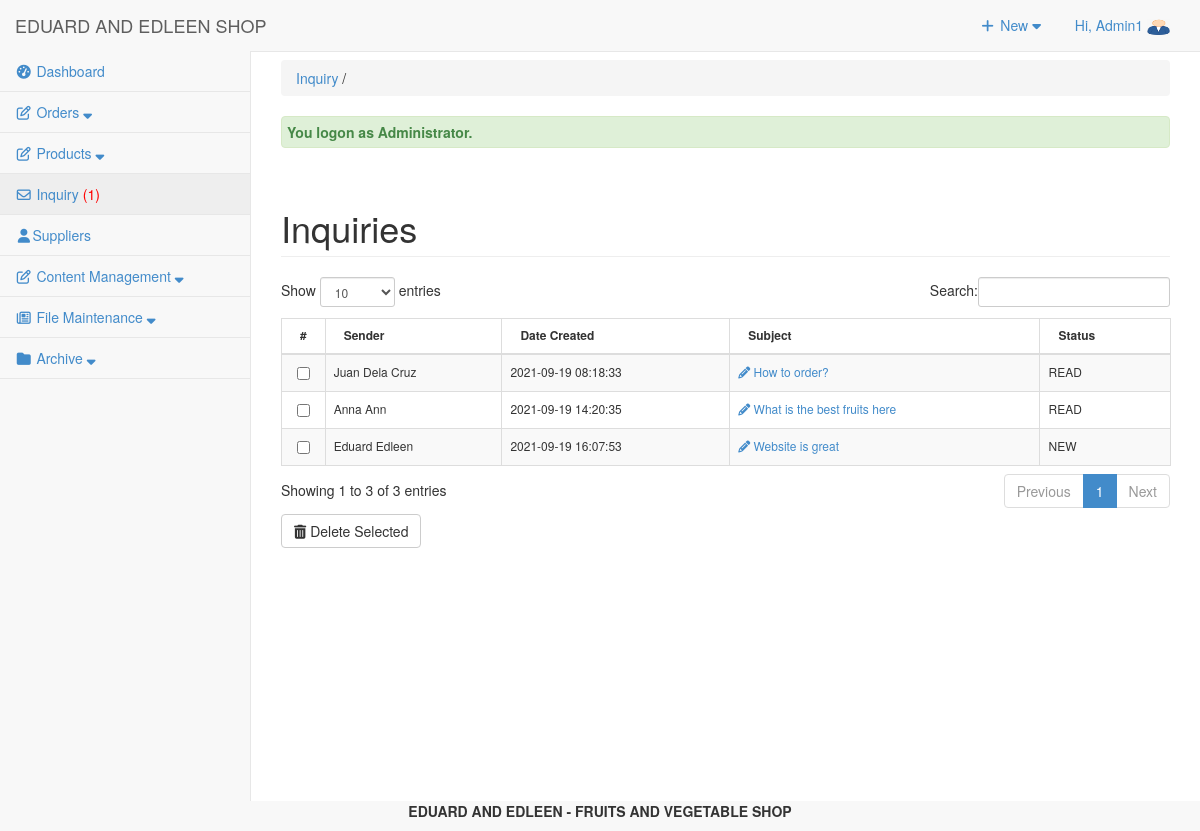
The page /admin/inquiry/index.php (signed in) on the database its author committed.
### tables this page shows
CREATE TABLE `tbluseraccount` (
  `USERID` int(11) NOT NULL,
  `U_NAME` varchar(122) NOT NULL,
  `U_USERNAME` varchar(122) NOT NULL,
  `U_PASS` varchar(122) NOT NULL,
  `U_ROLE` varchar(30) NOT NULL,
  `USERIMAGE` varchar(255) NOT NULL,
  `U_STATUS` varchar(255) NOT NULL DEFAULT 'Active'
);

CREATE TABLE `tblinquiry` (
  `INQID` int(11) NOT NULL,
  `INQNAME` varchar(255) NOT NULL,
  `INQEMAIL` varchar(255) NOT NULL,
  `INQSUBJ` varchar(255) NOT NULL,
  `INQMSG` varchar(255) NOT NULL,
  `INQDATECREATED` varchar(255) NOT NULL,
  `INQSTATUS` varchar(255) NOT NULL
);

### admin/inquiry/index.php (called while the page is built, shortened)
<?php
require_once("../../include/initialize.php");
$view = (isset($_GET['view']) && $_GET['view'] != '') ? $_GET['view'] : '';
	$header=$view;
	$title="Inquiry";
	switch ($view) {
  	default :
	$title="Inquiry";
	}
require_once ("../theme/templates.php");
?>

### include/database.php (called while the page is built, shortened)
<?php
class Database {
	var $sql_string = '';
	private $conn;
	public function open_connection() {
		$this->conn = mysqli_connect(server,user,pass);
		if(!$this->conn){
			echo "Problem in database connection! Contact administrator!";
			exit();
		}else{
			$db_select = mysqli_select_db($this->conn,database_name);
		}
	}
	function setQuery($sql='') {
		$this->sql_string=$sql;
	}
	function executeQuery() {
		$result = mysqli_query($this->conn,$this->sql_string);
		return $result;
	}
	private function confirm_query($result) {
		return $result;
	}
	function loadResultList( $key='' ) {
		$cur = $this->executeQuery();
		$array = array();
		while ($row = mysqli_fetch_object($cur)) {
			if ($key) {
				$array[$row->$key] = $row;
			} else {
				$array[] = $row;
			}
		}
		return $array;
	}
	function loadSingleResult() {
		$cur = $this->executeQuery();
		while ($row = mysqli_fetch_object($cur)) {
		return $data = $row;
		}
	}
	public function num_rows($result_set) {
		return mysqli_num_rows($result_set);
	}
}
$mydb = new Database();
?>

### include/accounts.php (called while the page is built, shortened)
<?php
require_once(LIB_PATH.DS.'database.php');
class User {
	protected static  $tblname = "tbluseraccount";
	function single_user($id=""){
			global $mydb;
			$mydb->setQuery("SELECT * FROM ".self::$tblname."
				Where USERID= '{$id}' LIMIT 1");
			$cur = $mydb->loadSingleResult();
			return $cur;
	}
}
?>

### admin/inquiry/list.php (the view, shortened to what this page needs)
<div class="row">
     	 <div class="col-lg-12">
          <h1 class="page-header">Inquiries</h1>
     		</div>
 		 </div>
	    <form action="inquirycontroller.php?action=delete" Method="POST">
	    <div class="table-responsive">
		<table id="dash-table"  class="table table-striped table-bordered table-hover "  style="font-size:12px" cellspacing="0" >
	    <thead>
		  	<tr>
		  		<th width="1%">#</th>
                      <th>Sender</th>
		  		<th>Date Created</th>
                      <th>Subject</th>
                      <th>Status</th>
		  	</tr>
		  </thead>
	  <tbody>
		  	<?php
		  		$query = "SELECT * FROM `tblinquiry` ";
                  $mydb->setQuery($query);
                  $cur = $mydb->loadResultList();
                foreach ($cur as $result) {
                  echo '<tr>';
                  echo '<td width="1%" align="center"><input type="checkbox" name="selector[]" id="selector[]" value="'.$result->INQID. '"/></td>';
                  echo '<td>'.$result->INQNAME.'</td>';
                echo '<td>'. $result->INQDATECREATED.'</td>';
                  echo '<td><a title="edit" href="'.web_root.'admin/inquiry/index.php?view=edit&id='.$result->INQID.'"><i class="fa fa-pencil "></i> '.$result->INQSUBJ.' </a></td>';
                  echo '<td>'. $result->INQSTATUS.'</td>';
                  echo '</tr>';
		  	    }
		  	?>
		  </tbody>
		</table>
		<div class="btn-group">
		  <button type="submit" class="btn btn-default" name="delete"><i class="fa fa-trash fw-fa"></i> Delete Selected</button>
		</div>
		</div>
		</form>

### admin/theme/templates.php (shortened to what this page needs)
<!DOCTYPE html>
<html lang="en">
<head>
<link href="<?php echo web_root; ?>admin/css/bootstrap.min.css" rel="stylesheet">
<link href="<?php echo web_root; ?>admin/css/metisMenu.min.css" rel="stylesheet">
<link href="<?php echo web_root; ?>admin/css/timeline.css" rel="stylesheet">
<link href="<?php echo web_root; ?>admin/css/sb-admin-2.css" rel="stylesheet">
<link href="<?php echo web_root; ?>admin/font/css/font-awesome.min.css" rel="stylesheet" type="text/css">
<link href="<?php echo web_root; ?>admin/font/font-awesome.min.css" rel="stylesheet" type="text/css">
<link href="<?php echo web_root; ?>admin/css/dataTables.bootstrap.css" rel="stylesheet">
<link href="<?php echo web_root; ?>css/bootstrap-datetimepicker.min.css" rel="stylesheet" media="screen">
<link href="<?php echo web_root; ?>css/datepicker.css" rel="stylesheet" media="screen">
<link href="<?php echo web_root; ?>admin/css/costum.css" rel="stylesheet">
<link href="<?php echo web_root; ?>admin/css/ekko-lightbox.css" rel="stylesheet">
</head>
  <?php
    $query = "SELECT * FROM tblsummary WHERE ORDEREDSTATS = 'Pending'";
    $mydb->setQuery($query);
    $query = "SELECT * FROM tblinquiry WHERE INQSTATUS = 'NEW'";
    $mydb->setQuery($query);
    $cur = $mydb->executeQuery();
    $rowscount = $mydb->num_rows($cur);
    $res = isset($rowscount)? $rowscount : 0;
    if($res>0){
    $inquiry = '<span style="color:red;">('.$res.')</span>';
    }else{
        $inquiry = '<span> ('.$res.')</span>';
    }
?>
<body>
   <div id="wrapper">
        <nav class="navbar navbar-default navbar-static-top  " role="navigation" style="margin-bottom: 0">
            <div class="navbar-header">
                 <a class="navbar-brand"  href="<?php echo web_root; ?>admin/index.php" >EDUARD AND EDLEEN SHOP</a>
            </div>
            <ul class="nav navbar-top-links navbar-right">
                 <li class="dropdown">
                    <a class="dropdown-toggle" data-toggle="dropdown" href="#">
                        <i class="fa fa-plus fa-fw"></i> New  <i class="fa fa-caret-down"></i>
                    </a>
                </li>
<?php
 $user = New User();
$singleuser = $user->single_user($_SESSION['USERID']);
?>
                <li class="dropdown">
                    <a class="dropdown-toggle" data-toggle="dropdown" href="#">
                        Hi, <?php echo $_SESSION['U_NAME']; ?> <img title="profile image" width="23px" height="17px" src="<?php echo web_root.'admin/user/'.$singleuser ->USERIMAGE ?>">
                    </a>
                </li>
            </ul>
            <div class="navbar-default sidebar" role="navigation">
                <div class="sidebar-nav navbar-collapse">
                    <ul class="nav" id="side-menu">
                        <li>
                             <a href="<?php echo web_root; ?>admin/dashboard/"><i class="fa fa-tachometer fa-fw"></i>  Dashboard </a>
                        </li>
                        <li class="nav-item">
                            <a class="nav-link" data-toggle="collapse" href="#collapseExample4" aria-expanded="false" aria-controls="collapseExample">
                                <i class="fa fa-pencil-square-o fa-fw"></i><span class="menu-orders"> Orders <i class="fa fa-sort-down"></i></span>
                            </a>
                        </li>
                        <li class="nav-item">
                            <a class="nav-link" data-toggle="collapse" href="#collapseExample5" aria-expanded="false" aria-controls="collapseExample">
                                <i class="fa fa-pencil-square-o fa-fw"></i><span class="menu-title"> Products <i class="fa fa-sort-down"></i></span>
                            </a>
                        </li>
                        <li>
                             <a href="<?php echo web_root; ?>admin/inquiry/" ><i class="fa fa-envelope-o fa-fw"></i>  Inquiry <?php echo $inquiry; ?></a>
                        </li>
                        <li>
                             <a href="<?php echo web_root; ?>admin/supplier/" ><i class="fa fa-user fa-fw"></i>Suppliers</a>
                        </li>
                        <li class="nav-item">
                            <a class="nav-link" data-toggle="collapse" href="#collapseExample1" aria-expanded="false" aria-controls="collapseExample">
                                <i class="fa fa-pencil-square-o fa-fw"></i><span class="menu-title"> Content Management <i class="fa fa-sort-down"></i></span>
                            </a>
                        </li>
                        <li class="nav-item">
                            <a class="nav-link" data-toggle="collapse" href="#collapseExample3" aria-expanded="false" aria-controls="collapseExample">
                                <i class="fa fa-newspaper-o fa-fw"></i><span class="menu-title"> File Maintenance <i class="fa fa-sort-down"></i></span>
                            </a>
                        </li>
                        <?php if ($_SESSION['U_ROLE']=='Administrator') {
                        ?>
                        <li class="nav-item">
                            <a class="nav-link" data-toggle="collapse" href="#collapseExample2" aria-expanded="false" aria-controls="collapseExample">
                                <i class="fa fa-folder fa-fw"></i><span class="menu-title"> Archive <i class="fa fa-sort-down"></i></span>
                            </a>
                        </li>
                 <?php }  ?>
                    </ul>
                </div>
            </div>
        </nav>
  <div id="page-wrapper">
            <div class="row" >
                <div class="col-lg-12">
                    <?php
                    if ($title<>'Dashboard'){
                       echo   '<p class="breadcrumb" style="margin-top: 8px;">
                        <a href="index.php" title="'. $title.'" >'. $title.'</a>
                        '.(isset($header) ? ' / '. $header : '').'  </p>'  ;
                    } ?>
                  <?php require_once $content; ?>
                </div>
            </div>
        </div>
    </div>
</body>
      <footer><p  style="text-align: center;font-weight: bold;"> EDUARD AND EDLEEN - FRUITS AND VEGETABLE SHOP </p></footer>
</html>

### admin/css/sb-admin-2.css (style rules this page uses)
body { background-color: #f8f8f8; }
#wrapper { width: 100%; }
#page-wrapper { padding: 0 15px; min-height: 568px; background-color: #fff; }
@media (min-width:768px) { #page-wrapper { position: inherit; margin: 0 0 0 250px; padding: 0 30px; border-left: 1px solid #e7e7e7; } }
.navbar-top-links { margin-right: 0; }
.navbar-top-links li { display: inline-block; }
.navbar-top-links li:last-child { margin-right: 15px; }
.navbar-top-links li a { padding: 15px; min-height: 50px; }
.sidebar .sidebar-nav.navbar-collapse { padding-right: 0; padding-left: 0; }
.sidebar ul li { border-bottom: 1px solid #e7e7e7; }
.sidebar ul li a.active { background-color: #eee; }
@media (min-width:768px) { .sidebar { z-index: 1; position: absolute; width: 250px; margin-top: 51px; } }

### rows shown on the page
tbluseraccount: USERIMAGE (picture)
tblinquiry: INQNAME "Juan Dela Cruz", INQDATECREATED "2021-09-19 08:18:33", INQSUBJ "How to order?", INQSTATUS "READ"
tblinquiry: INQNAME "Anna Ann", INQDATECREATED "2021-09-19 14:20:35", INQSUBJ "What is the best fruits here", INQSTATUS "READ"
tblinquiry: INQNAME "Eduard Edleen", INQDATECREATED "2021-09-19 16:07:53", INQSUBJ "Website is great", INQSTATUS "NEW"

### other values the page prints
$_SESSION['U_NAME'] "Admin1"
$res "1"
$title "Inquiry"
$_SESSION['message'] "You logon as Administrator."
